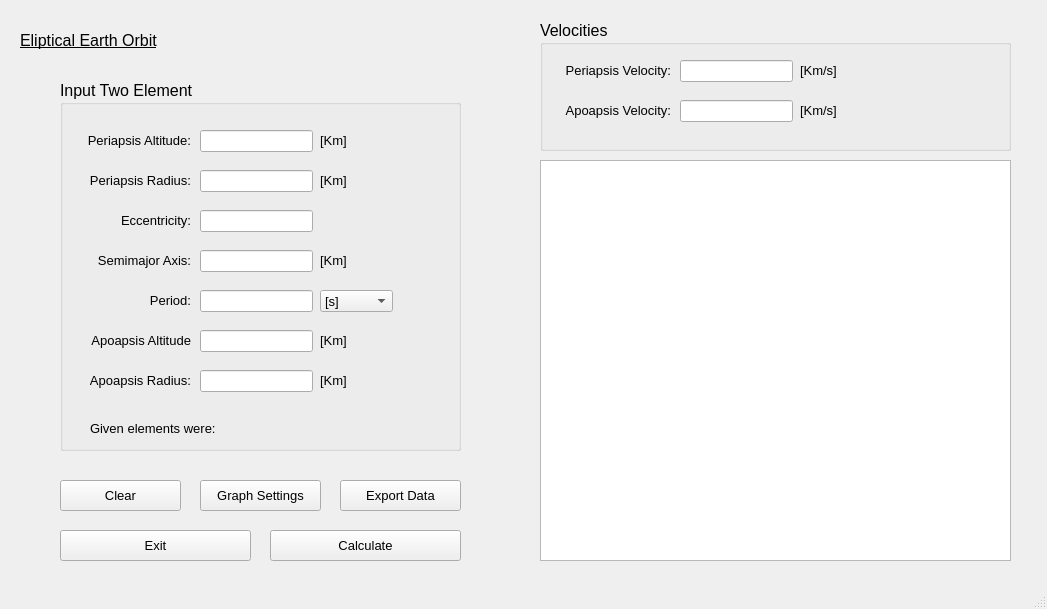
<?xml version="1.0" encoding="UTF-8"?>
<ui version="4.0">
 <class>MainWindow</class>
 <widget class="QMainWindow" name="MainWindow">
  <property name="geometry">
   <rect>
    <x>0</x>
    <y>0</y>
    <width>1047</width>
    <height>609</height>
   </rect>
  </property>
  <property name="windowTitle">
   <string>MainWindow</string>
  </property>
  <widget class="QWidget" name="centralwidget">
   <widget class="QGroupBox" name="groupBox">
    <property name="geometry">
     <rect>
      <x>60</x>
      <y>80</y>
      <width>401</width>
      <height>371</height>
     </rect>
    </property>
    <property name="font">
     <font>
      <pointsize>12</pointsize>
     </font>
    </property>
    <property name="title">
     <string>Input Two Element</string>
    </property>
    <widget class="QLabel" name="label">
     <property name="geometry">
      <rect>
       <x>20</x>
       <y>50</y>
       <width>111</width>
       <height>21</height>
      </rect>
     </property>
     <property name="font">
      <font>
       <pointsize>10</pointsize>
      </font>
     </property>
     <property name="text">
      <string>Periapsis Altitude:</string>
     </property>
     <property name="alignment">
      <set>Qt::AlignRight|Qt::AlignTrailing|Qt::AlignVCenter</set>
     </property>
    </widget>
    <widget class="QLabel" name="label_2">
     <property name="geometry">
      <rect>
       <x>30</x>
       <y>90</y>
       <width>101</width>
       <height>21</height>
      </rect>
     </property>
     <property name="font">
      <font>
       <pointsize>10</pointsize>
      </font>
     </property>
     <property name="text">
      <string>Periapsis Radius:</string>
     </property>
     <property name="alignment">
      <set>Qt::AlignRight|Qt::AlignTrailing|Qt::AlignVCenter</set>
     </property>
    </widget>
    <widget class="QLabel" name="label_3">
     <property name="geometry">
      <rect>
       <x>60</x>
       <y>210</y>
       <width>71</width>
       <height>21</height>
      </rect>
     </property>
     <property name="font">
      <font>
       <pointsize>10</pointsize>
      </font>
     </property>
     <property name="text">
      <string>Period:</string>
     </property>
     <property name="alignment">
      <set>Qt::AlignRight|Qt::AlignTrailing|Qt::AlignVCenter</set>
     </property>
    </widget>
    <widget class="QLabel" name="label_4">
     <property name="geometry">
      <rect>
       <x>20</x>
       <y>250</y>
       <width>111</width>
       <height>21</height>
      </rect>
     </property>
     <property name="font">
      <font>
       <pointsize>10</pointsize>
      </font>
     </property>
     <property name="text">
      <string>Apoapsis Altitude</string>
     </property>
     <property name="alignment">
      <set>Qt::AlignRight|Qt::AlignTrailing|Qt::AlignVCenter</set>
     </property>
    </widget>
    <widget class="QLabel" name="label_5">
     <property name="geometry">
      <rect>
       <x>260</x>
       <y>50</y>
       <width>61</width>
       <height>21</height>
      </rect>
     </property>
     <property name="font">
      <font>
       <pointsize>10</pointsize>
      </font>
     </property>
     <property name="text">
      <string>[Km]</string>
     </property>
    </widget>
    <widget class="QLineEdit" name="lineEdit">
     <property name="geometry">
      <rect>
       <x>140</x>
       <y>50</y>
       <width>113</width>
       <height>22</height>
      </rect>
     </property>
     <property name="font">
      <font>
       <pointsize>10</pointsize>
      </font>
     </property>
     <property name="alignment">
      <set>Qt::AlignRight|Qt::AlignTrailing|Qt::AlignVCenter</set>
     </property>
    </widget>
    <widget class="QLineEdit" name="lineEdit_2">
     <property name="geometry">
      <rect>
       <x>140</x>
       <y>90</y>
       <width>113</width>
       <height>22</height>
      </rect>
     </property>
     <property name="font">
      <font>
       <pointsize>10</pointsize>
      </font>
     </property>
     <property name="alignment">
      <set>Qt::AlignRight|Qt::AlignTrailing|Qt::AlignVCenter</set>
     </property>
    </widget>
    <widget class="QLineEdit" name="lineEdit_3">
     <property name="geometry">
      <rect>
       <x>140</x>
       <y>210</y>
       <width>113</width>
       <height>22</height>
      </rect>
     </property>
     <property name="font">
      <font>
       <pointsize>10</pointsize>
      </font>
     </property>
     <property name="alignment">
      <set>Qt::AlignRight|Qt::AlignTrailing|Qt::AlignVCenter</set>
     </property>
    </widget>
    <widget class="QLineEdit" name="lineEdit_4">
     <property name="geometry">
      <rect>
       <x>140</x>
       <y>250</y>
       <width>113</width>
       <height>22</height>
      </rect>
     </property>
     <property name="font">
      <font>
       <pointsize>10</pointsize>
      </font>
     </property>
     <property name="alignment">
      <set>Qt::AlignRight|Qt::AlignTrailing|Qt::AlignVCenter</set>
     </property>
    </widget>
    <widget class="QLabel" name="label_6">
     <property name="geometry">
      <rect>
       <x>260</x>
       <y>90</y>
       <width>61</width>
       <height>21</height>
      </rect>
     </property>
     <property name="font">
      <font>
       <pointsize>10</pointsize>
      </font>
     </property>
     <property name="text">
      <string>[Km]</string>
     </property>
    </widget>
    <widget class="QLabel" name="label_8">
     <property name="geometry">
      <rect>
       <x>260</x>
       <y>250</y>
       <width>61</width>
       <height>21</height>
      </rect>
     </property>
     <property name="font">
      <font>
       <pointsize>10</pointsize>
      </font>
     </property>
     <property name="text">
      <string>[Km]</string>
     </property>
    </widget>
    <widget class="QComboBox" name="comboBox">
     <property name="geometry">
      <rect>
       <x>260</x>
       <y>210</y>
       <width>73</width>
       <height>22</height>
      </rect>
     </property>
     <property name="font">
      <font>
       <pointsize>10</pointsize>
      </font>
     </property>
     <item>
      <property name="text">
       <string>[s]</string>
      </property>
     </item>
     <item>
      <property name="text">
       <string>[h]</string>
      </property>
     </item>
     <item>
      <property name="text">
       <string>[days]</string>
      </property>
     </item>
    </widget>
    <widget class="QLabel" name="label_7">
     <property name="geometry">
      <rect>
       <x>30</x>
       <y>340</y>
       <width>271</width>
       <height>16</height>
      </rect>
     </property>
     <property name="font">
      <font>
       <pointsize>10</pointsize>
      </font>
     </property>
     <property name="text">
      <string>Given elements were:</string>
     </property>
    </widget>
    <widget class="QLabel" name="label_10">
     <property name="geometry">
      <rect>
       <x>260</x>
       <y>170</y>
       <width>61</width>
       <height>21</height>
      </rect>
     </property>
     <property name="font">
      <font>
       <pointsize>10</pointsize>
      </font>
     </property>
     <property name="text">
      <string>[Km]</string>
     </property>
    </widget>
    <widget class="QLineEdit" name="lineEdit_5">
     <property name="geometry">
      <rect>
       <x>140</x>
       <y>170</y>
       <width>113</width>
       <height>22</height>
      </rect>
     </property>
     <property name="font">
      <font>
       <pointsize>10</pointsize>
      </font>
     </property>
     <property name="alignment">
      <set>Qt::AlignRight|Qt::AlignTrailing|Qt::AlignVCenter</set>
     </property>
    </widget>
    <widget class="QLabel" name="label_11">
     <property name="geometry">
      <rect>
       <x>30</x>
       <y>170</y>
       <width>101</width>
       <height>21</height>
      </rect>
     </property>
     <property name="font">
      <font>
       <pointsize>10</pointsize>
      </font>
     </property>
     <property name="text">
      <string>Semimajor Axis:</string>
     </property>
     <property name="alignment">
      <set>Qt::AlignRight|Qt::AlignTrailing|Qt::AlignVCenter</set>
     </property>
    </widget>
    <widget class="QLabel" name="label_12">
     <property name="geometry">
      <rect>
       <x>60</x>
       <y>130</y>
       <width>71</width>
       <height>21</height>
      </rect>
     </property>
     <property name="font">
      <font>
       <pointsize>10</pointsize>
      </font>
     </property>
     <property name="text">
      <string>Eccentricity:</string>
     </property>
     <property name="alignment">
      <set>Qt::AlignRight|Qt::AlignTrailing|Qt::AlignVCenter</set>
     </property>
    </widget>
    <widget class="QLineEdit" name="lineEdit_6">
     <property name="geometry">
      <rect>
       <x>140</x>
       <y>130</y>
       <width>113</width>
       <height>22</height>
      </rect>
     </property>
     <property name="font">
      <font>
       <pointsize>10</pointsize>
      </font>
     </property>
     <property name="alignment">
      <set>Qt::AlignRight|Qt::AlignTrailing|Qt::AlignVCenter</set>
     </property>
    </widget>
    <widget class="QLabel" name="label_14">
     <property name="geometry">
      <rect>
       <x>260</x>
       <y>290</y>
       <width>61</width>
       <height>21</height>
      </rect>
     </property>
     <property name="font">
      <font>
       <pointsize>10</pointsize>
      </font>
     </property>
     <property name="text">
      <string>[Km]</string>
     </property>
    </widget>
    <widget class="QLineEdit" name="lineEdit_7">
     <property name="geometry">
      <rect>
       <x>140</x>
       <y>290</y>
       <width>113</width>
       <height>22</height>
      </rect>
     </property>
     <property name="font">
      <font>
       <pointsize>10</pointsize>
      </font>
     </property>
     <property name="alignment">
      <set>Qt::AlignRight|Qt::AlignTrailing|Qt::AlignVCenter</set>
     </property>
    </widget>
    <widget class="QLabel" name="label_15">
     <property name="geometry">
      <rect>
       <x>30</x>
       <y>290</y>
       <width>101</width>
       <height>21</height>
      </rect>
     </property>
     <property name="font">
      <font>
       <pointsize>10</pointsize>
      </font>
     </property>
     <property name="text">
      <string>Apoapsis Radius:</string>
     </property>
     <property name="alignment">
      <set>Qt::AlignRight|Qt::AlignTrailing|Qt::AlignVCenter</set>
     </property>
    </widget>
   </widget>
   <widget class="QPushButton" name="pushButton_3">
    <property name="geometry">
     <rect>
      <x>340</x>
      <y>480</y>
      <width>121</width>
      <height>31</height>
     </rect>
    </property>
    <property name="font">
     <font>
      <pointsize>10</pointsize>
     </font>
    </property>
    <property name="text">
     <string>Export Data</string>
    </property>
   </widget>
   <widget class="QPushButton" name="pushButton_4">
    <property name="geometry">
     <rect>
      <x>200</x>
      <y>480</y>
      <width>121</width>
      <height>31</height>
     </rect>
    </property>
    <property name="font">
     <font>
      <pointsize>10</pointsize>
     </font>
    </property>
    <property name="text">
     <string>Graph Settings</string>
    </property>
   </widget>
   <widget class="QPushButton" name="pushButton_5">
    <property name="geometry">
     <rect>
      <x>60</x>
      <y>480</y>
      <width>121</width>
      <height>31</height>
     </rect>
    </property>
    <property name="font">
     <font>
      <pointsize>10</pointsize>
     </font>
    </property>
    <property name="text">
     <string>Clear</string>
    </property>
   </widget>
   <widget class="QGraphicsView" name="graphicsView">
    <property name="geometry">
     <rect>
      <x>540</x>
      <y>160</y>
      <width>471</width>
      <height>401</height>
     </rect>
    </property>
   </widget>
   <widget class="QLabel" name="label_9">
    <property name="geometry">
     <rect>
      <x>20</x>
      <y>30</y>
      <width>551</width>
      <height>21</height>
     </rect>
    </property>
    <property name="font">
     <font>
      <pointsize>12</pointsize>
      <underline>true</underline>
     </font>
    </property>
    <property name="text">
     <string>Eliptical Earth Orbit</string>
    </property>
   </widget>
   <widget class="QPushButton" name="pushButton_6">
    <property name="geometry">
     <rect>
      <x>270</x>
      <y>530</y>
      <width>191</width>
      <height>31</height>
     </rect>
    </property>
    <property name="font">
     <font>
      <pointsize>10</pointsize>
     </font>
    </property>
    <property name="text">
     <string>Calculate</string>
    </property>
   </widget>
   <widget class="QPushButton" name="pushButton_7">
    <property name="geometry">
     <rect>
      <x>60</x>
      <y>530</y>
      <width>191</width>
      <height>31</height>
     </rect>
    </property>
    <property name="font">
     <font>
      <pointsize>10</pointsize>
     </font>
    </property>
    <property name="text">
     <string>Exit</string>
    </property>
   </widget>
   <widget class="QGroupBox" name="groupBox_2">
    <property name="geometry">
     <rect>
      <x>540</x>
      <y>20</y>
      <width>471</width>
      <height>131</height>
     </rect>
    </property>
    <property name="font">
     <font>
      <pointsize>12</pointsize>
     </font>
    </property>
    <property name="title">
     <string>Velocities</string>
    </property>
    <widget class="QLabel" name="label_13">
     <property name="geometry">
      <rect>
       <x>20</x>
       <y>40</y>
       <width>111</width>
       <height>21</height>
      </rect>
     </property>
     <property name="font">
      <font>
       <pointsize>10</pointsize>
      </font>
     </property>
     <property name="text">
      <string>Periapsis Velocity:</string>
     </property>
     <property name="alignment">
      <set>Qt::AlignRight|Qt::AlignTrailing|Qt::AlignVCenter</set>
     </property>
    </widget>
    <widget class="QLabel" name="label_16">
     <property name="geometry">
      <rect>
       <x>20</x>
       <y>80</y>
       <width>111</width>
       <height>21</height>
      </rect>
     </property>
     <property name="font">
      <font>
       <pointsize>10</pointsize>
      </font>
     </property>
     <property name="text">
      <string>Apoapsis Velocity:</string>
     </property>
     <property name="alignment">
      <set>Qt::AlignRight|Qt::AlignTrailing|Qt::AlignVCenter</set>
     </property>
    </widget>
    <widget class="QLabel" name="label_19">
     <property name="geometry">
      <rect>
       <x>260</x>
       <y>40</y>
       <width>61</width>
       <height>21</height>
      </rect>
     </property>
     <property name="font">
      <font>
       <pointsize>10</pointsize>
      </font>
     </property>
     <property name="text">
      <string>[Km/s]</string>
     </property>
    </widget>
    <widget class="QLineEdit" name="lineEdit_8">
     <property name="geometry">
      <rect>
       <x>140</x>
       <y>40</y>
       <width>113</width>
       <height>22</height>
      </rect>
     </property>
     <property name="font">
      <font>
       <pointsize>10</pointsize>
      </font>
     </property>
     <property name="alignment">
      <set>Qt::AlignRight|Qt::AlignTrailing|Qt::AlignVCenter</set>
     </property>
    </widget>
    <widget class="QLineEdit" name="lineEdit_9">
     <property name="geometry">
      <rect>
       <x>140</x>
       <y>80</y>
       <width>113</width>
       <height>22</height>
      </rect>
     </property>
     <property name="font">
      <font>
       <pointsize>10</pointsize>
      </font>
     </property>
     <property name="alignment">
      <set>Qt::AlignRight|Qt::AlignTrailing|Qt::AlignVCenter</set>
     </property>
    </widget>
    <widget class="QLabel" name="label_20">
     <property name="geometry">
      <rect>
       <x>260</x>
       <y>80</y>
       <width>61</width>
       <height>21</height>
      </rect>
     </property>
     <property name="font">
      <font>
       <pointsize>10</pointsize>
      </font>
     </property>
     <property name="text">
      <string>[Km/s]</string>
     </property>
    </widget>
   </widget>
  </widget>
  <widget class="QMenuBar" name="menubar">
   <property name="geometry">
    <rect>
     <x>0</x>
     <y>0</y>
     <width>1047</width>
     <height>21</height>
    </rect>
   </property>
  </widget>
  <widget class="QStatusBar" name="statusbar"/>
 </widget>
 <resources/>
 <connections/>
</ui>
